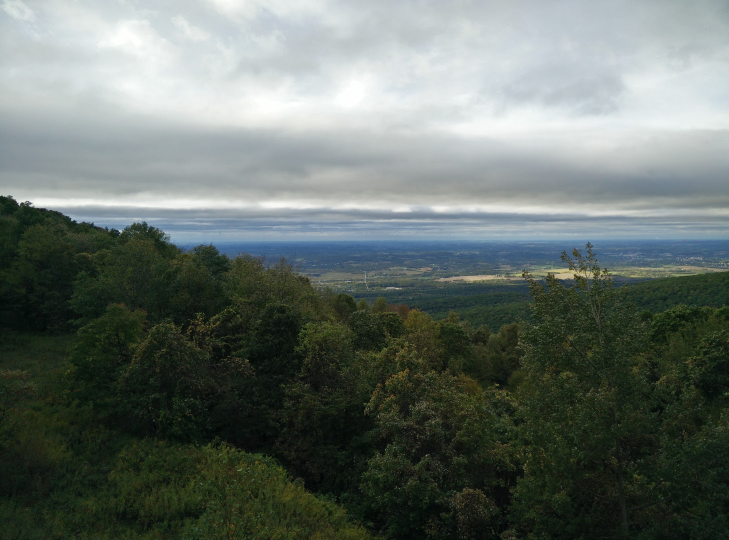
#> input picture data/pano_left.jpg, 1457 x 1080 px (shown at 1/2 size)
$ python -i ar_ec.py   (imports and definitions only)
#> lines starting #> are read from the running program, lines starting #| are printed output that depends on the picture; after the words box and inside, x2 and y2 are one past the last pixel; in counts of white or black regions, pixels touching at a corner belong together
#> further down, picture is the input picture: shape (1080, 1457, 3); mean B, G, R 105.4, 111.1, 101.9
import numpy as np
import cv2
#Import necessary functions
import loadVid
from pathlib import Path


#Write script for Q4.1x
def cropBlackBar(img):
    # convert to grayscale
    gray = cv2.cvtColor(img,cv2.COLOR_BGR2GRAY)
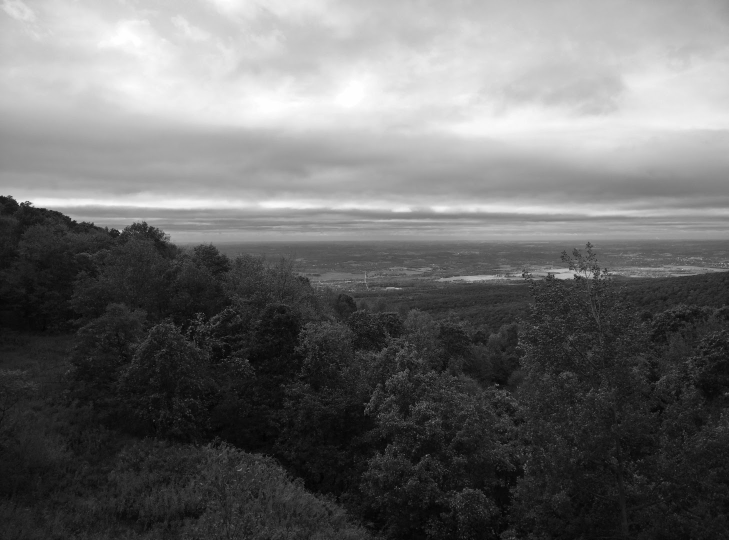
#> gray: shape (1080, 1457) (shown at 1/2 size); min 0, max 255, mean 107.7
    # invert gray image
    gray = 255 - gray
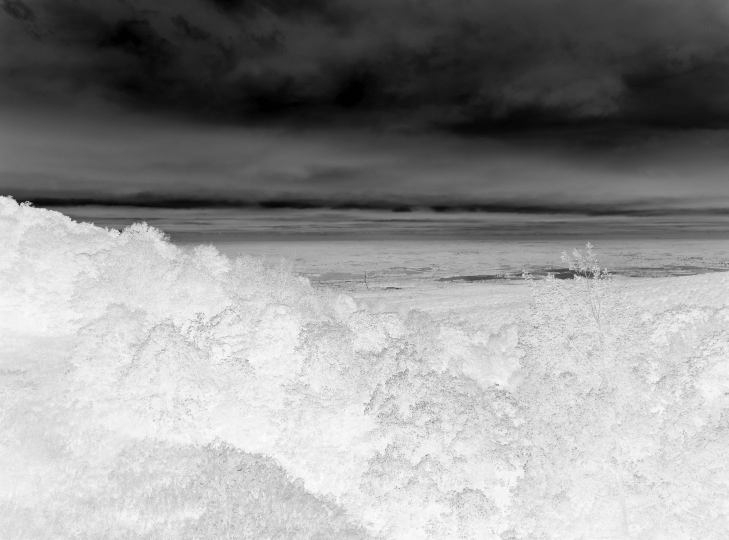
#> gray: shape (1080, 1457) (shown at 1/2 size); min 0, max 255, mean 147.3
    # gaussian blur
    blur = cv2.GaussianBlur(gray, (3,3), 0)
    # threshold
    res = cv2.threshold(blur, 235, 255, cv2.THRESH_BINARY)[1]
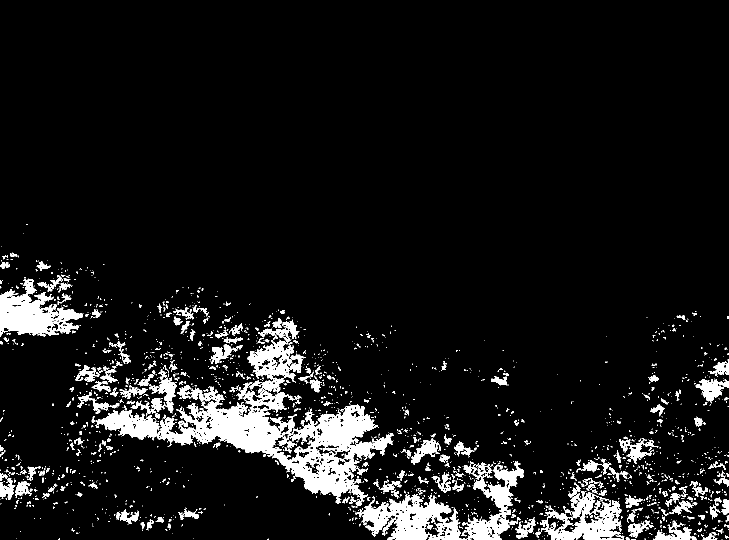
#> res: shape (1080, 1457) (shown at 1/2 size); 8% white; 1922 white regions (1592 under 20 px), largest, box (x1, y1, x2, y2) and area: (191, 639, 787, 1012) 47309, (709, 988, 934, 1080) 10389, (0, 557, 166, 673) 9458
    # use morphology to fill holes at the boundaries
    kernel = np.ones((5,5), np.uint8)
    res = cv2.morphologyEx(res, cv2.MORPH_CLOSE, kernel)
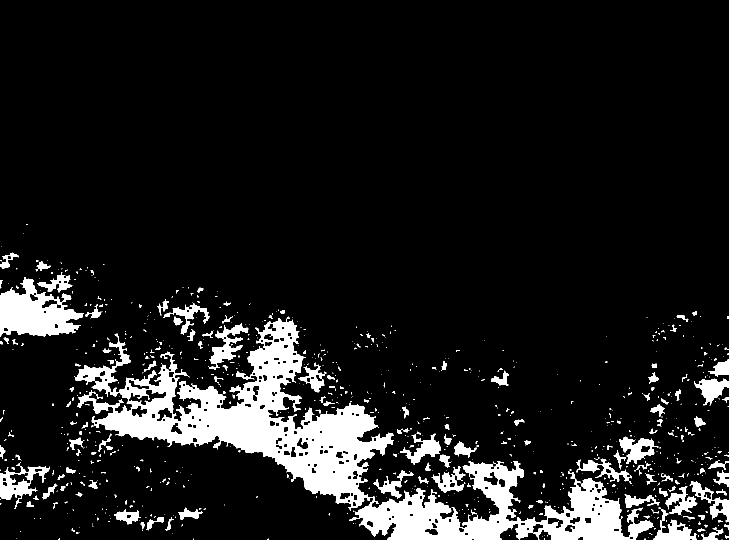
#> res: shape (1080, 1457) (shown at 1/2 size); 10.3% white; 842 white regions (662 under 20 px), largest, box (x1, y1, x2, y2) and area: (151, 633, 1308, 1080) 108612, (0, 554, 168, 673) 11279, (0, 932, 100, 1018) 2952
    res = cv2.morphologyEx(res, cv2.MORPH_OPEN, kernel)
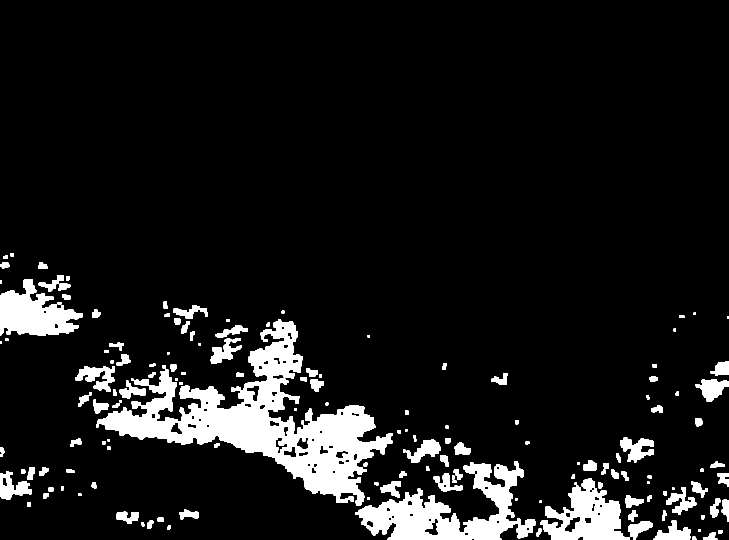
#> res: shape (1080, 1457) (shown at 1/2 size); 9.2% white; 159 white regions (1 under 20 px), largest, box (x1, y1, x2, y2) and area: (195, 638, 786, 1012) 62520, (710, 922, 1071, 1080) 22783, (1080, 956, 1259, 1080) 11440
    # invert back
    res = 255 - res
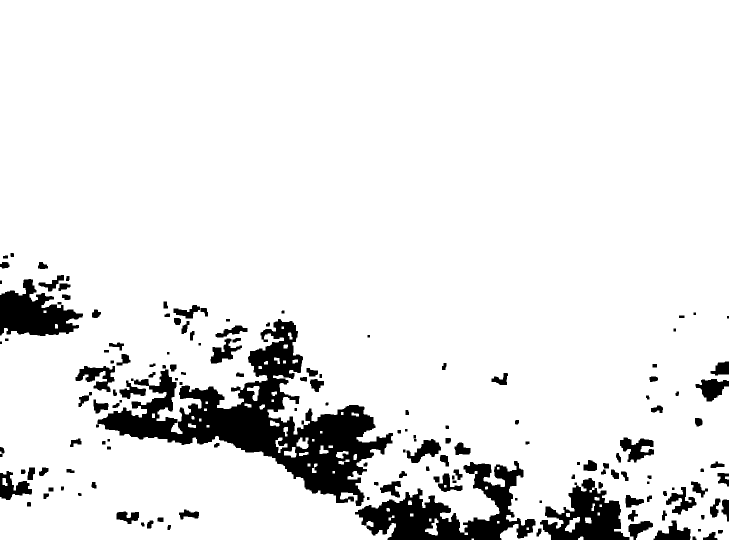
#> res: shape (1080, 1457) (shown at 1/2 size); 90.8% white; 159 black regions (1 under 20 px)
    # get contours and get bounding rectangle
    contours, _ = cv2.findContours(res, cv2.RETR_EXTERNAL, cv2.CHAIN_APPROX_SIMPLE)
#> contours = 24 contours, 5 with area under 20; largest, box (x1, y1, x2, y2) and area: (0, 0, 1457, 1080) 1514022, (1130, 1034, 1160, 1065) 398, (850, 1037, 877, 1071) 358, (1170, 1035, 1183, 1047) 117, (5, 956, 15, 972) 96
    x, y, w, h = cv2.boundingRect(contours[0])
#> x = 943; y = 1077; w = 5; h = 3
    return x, y, w, h

# [104 lines left out: functions detect_feature, main, not called in this run]
# [2 lines not run here, left out]

>>> import cv2
>>> picture = cv2.imread('../data/pano_left.jpg')
>>> result = cropBlackBar(picture)
#> result = (943, 1077, 5, 3)

$ run again, on data/pano_right.jpg
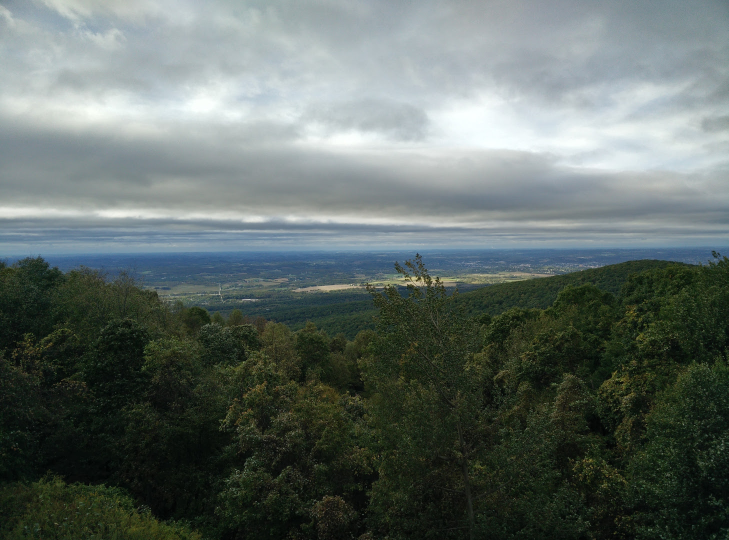
#> input picture data/pano_right.jpg, 1457 x 1080 px (shown at 1/2 size)
#> picture is the input picture: shape (1080, 1457, 3); mean B, G, R 103, 107.1, 96.8
#> in cropBlackBar, `res = cv2.threshold(blur, 235, 255, cv2.THRESH_BINARY)[1]`:
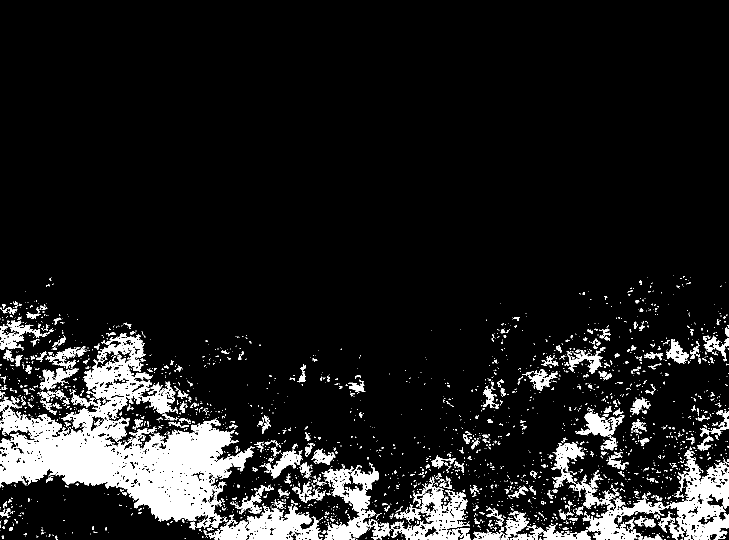
#> res: shape (1080, 1457) (shown at 1/2 size); 10.5% white; 2321 white regions (1967 under 20 px), largest, box (x1, y1, x2, y2) and area: (0, 666, 510, 1058) 70878, (643, 925, 941, 1080) 15131, (1337, 900, 1457, 1080) 11012
#> in cropBlackBar, `res = 255 - res`:
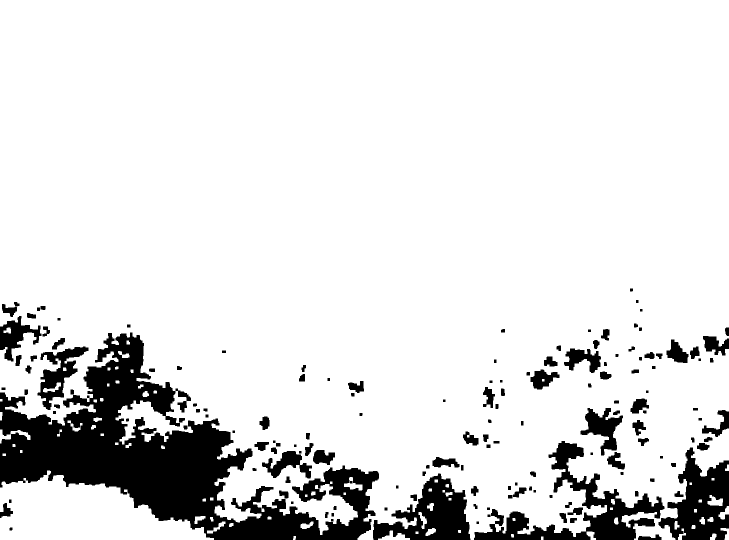
#> res: shape (1080, 1457) (shown at 1/2 size); 87.7% white; 153 black regions
#> contours = 76 contours, 6 with area under 20; largest, box (x1, y1, x2, y2) and area: (0, 0, 1457, 1080) 1362867, (0, 941, 428, 1080) 35558, (756, 1061, 820, 1080) 482, (0, 859, 61, 887) 467, (688, 954, 725, 981) 392
#> x = 1082; y = 1073; w = 5; h = 7
#> result = (1082, 1073, 5, 7)
